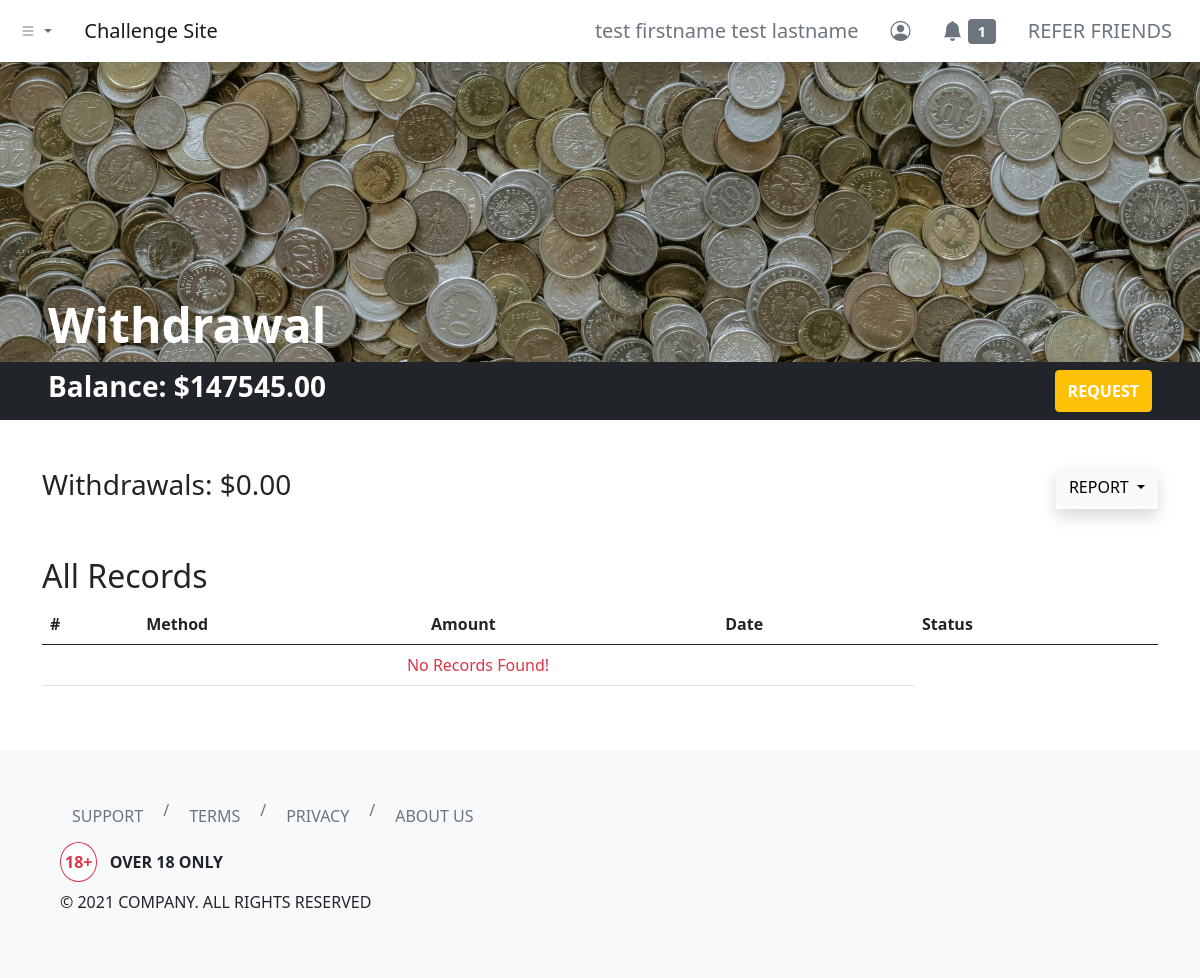
The app's page /dashboard/withdrawal/index.php (signed in), older data.
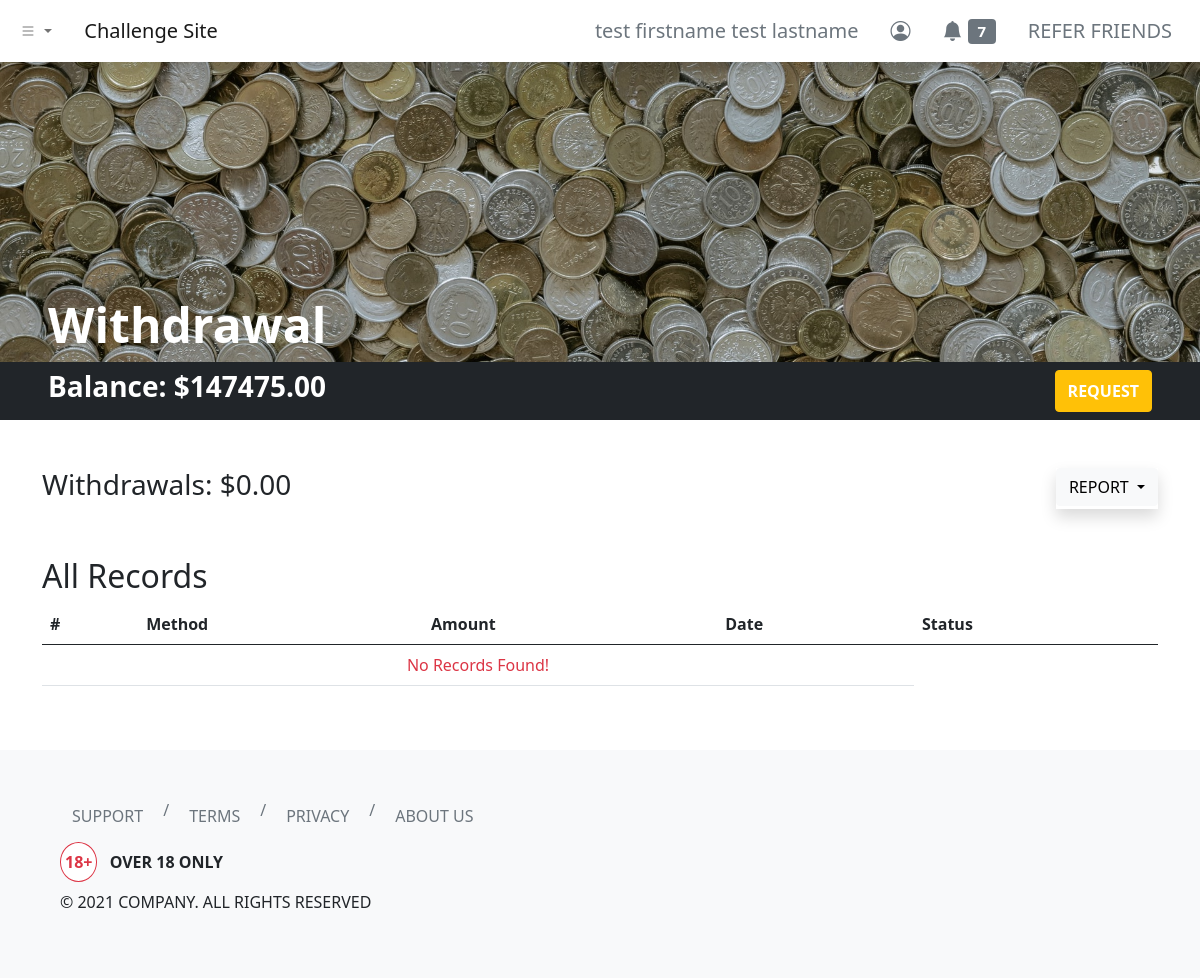
The same page, newer data.
### tables this page shows
CREATE TABLE `users` (
  `id` int(11) NOT NULL,
  `username` varchar(255) NOT NULL,
  `first_name` varchar(255) NOT NULL,
  `last_name` varchar(255) NOT NULL,
  `email` varchar(255) NOT NULL,
  `user_password` varchar(255) NOT NULL,
  `balance` decimal(65,30) UNSIGNED NOT NULL DEFAULT 0.000000000000000000000000000000,
  `skill_points` int(11) NOT NULL
);

### dashboard/withdrawal/index.php (the view, shortened to what the changed rows need)
<?php
include '../../header.php';
?>
<link rel="stylesheet" href="./index.css">
<div class="hero bg-dark d-flex align-items-end px-5">
    <h1 class="text-white display-5 fw-bold">Withdrawal</h1>
</div>
<div class="container-fluid bg-dark py-2 px-5">
    <div class="row">
        <div class="col d-flex justify-content-between">
            <h3 class="text-white fw-bold">Balance:
                <?php
                include_once '../../php-apis/db-config.php';
                $user_id = $_SESSION['id'];
                $sql3 = "SELECT * FROM users WHERE id=$user_id";
                $result3 = mysqli_query($conn, $sql3);
                if (mysqli_num_rows($result3) > 0) {
                    while ($row3 = mysqli_fetch_assoc($result3)) {
                        echo '$' . number_format($row3['balance'], 2, '.', '');
                    }
                } else {
                    header("Location: ../../php-apis/logout.php");
                    die();
                }
                ?>
            </h3>
            <button type="button" class="btn btn-warning text-uppercase text-white fw-bold" data-bs-toggle="modal" data-bs-target="#withdrawalModal">
                Request
            </button>
        </div>
    </div>
</div>
<div class="container my-5">
    <div class="row">
        <div class="col">
            <h2 class="text-capitalize"><?php echo (isset($_GET['report-filter']) && !empty($_GET['report-filter'])) ? (str_replace("-", " ", mysqli_real_escape_string($conn, clean_input($_GET['report-filter'])))) : ("All") ?> Records</h2>
            <table class="table">
                <thead>
                    <tr>
                        <th scope="col">#</th>
                        <th scope="col">Method</th>
                        <th scope="col">Amount</th>
                        <th scope="col">Date</th>
                        <th scope="col">Status</th>
                    </tr>
                </thead>
            </table>
        </div>
    </div>
</div>
<?php
include '../../footer.php';
?>

### header.php (shortened to what the changed rows need)
<?php
function urlPrefix()
{
    if (basename(getcwd()) === basename(__DIR__)) {
        return './';
    } elseif (basename(dirname(getcwd())) === basename(__DIR__)) {
        return '../';
    } elseif (basename(dirname(dirname(getcwd()))) === basename(__DIR__)) {
        return '../../';
    } elseif (basename(dirname(dirname(dirname(getcwd())))) === basename(__DIR__)) {
        return '../../../';
    } else {
        return './';
    }
}
?>
<!DOCTYPE html>
<html lang="en">
<head>
    <link href="https://cdn.jsdelivr.net/npm/bootstrap@5.0.0-beta2/dist/css/bootstrap.min.css" rel="stylesheet">
    <link rel="stylesheet" href="https://cdn.jsdelivr.net/npm/bootstrap-icons@1.3.0/font/bootstrap-icons.css">
</head>
<body>
    <nav class="navbar navbar-expand-sm navbar-light bg-white shadow">
        <div class="container-fluid">
            <div class="collapse navbar-collapse" id="navbarNavDropdown">
                <ul class="navbar-nav ms-auto">
                    <?php if (isset($_SESSION['id'])) { ?>
                        <li class="nav-item">
                            <a class="btn btn-lg btn-outline-secondary border-0" aria-current="page" href="<?php echo urlPrefix() . 'dashboard/profile/'; ?>">
                                <?php
                                include_once urlPrefix() . 'php-apis/db-config.php';
                                $user_id = $_SESSION['id'];
                                $sql = "SELECT * FROM users WHERE id=$user_id";
                                $result = mysqli_query($conn, $sql);
                                if (mysqli_num_rows($result) > 0) {
                                    while ($row = mysqli_fetch_assoc($result)) {
                                        echo $row['first_name'] . ' ' . $row['last_name'];
                                    }
                                } else {
                                    header("Location: " . urlPrefix() . "php-apis/logout.php");
                                    die();
                                }
                                ?>
                            </a>
                        </li>
                        <li class="nav-item">
                            <a class="btn btn-lg btn-outline-secondary border-0" aria-current="page" href="<?php echo urlPrefix() . 'dashboard/notifications/'; ?>">
                                <i class="bi bi-bell-fill"></i>
                                <span class="badge bg-secondary">
                                    <?php
                                    $sql2 = "SELECT COUNT(*) AS unread_notifs FROM notifications WHERE notif_for = $user_id AND notif_status = 'unread'";
                                    $result2 = mysqli_query($conn, $sql2);
                                    if (mysqli_num_rows($result2) > 0) {
                                        while ($row2 = mysqli_fetch_assoc($result2)) {
                                            echo $row2['unread_notifs'];
                                        }
                                    } else {
                                        echo "0";
                                    }
                                    ?>
                                </span>
                            </a>
                        </li>
                    <?php } else { ?>
                        <li class="nav-item">
                            <a class="btn btn-lg btn-outline-secondary border-0" aria-current="page" href="<?php echo urlPrefix() . 'login/'; ?>">ENTER</a>
                        </li>
                    <?php } ?>
                </ul>
            </div>
        </div>
    </nav>

Row changes from the older to the newer data that the page shows:
changed users "test firstname": balance "147545.00" → "147475.00"
Text that changed along with them:
new list line: "7"
list line gone: "1"
